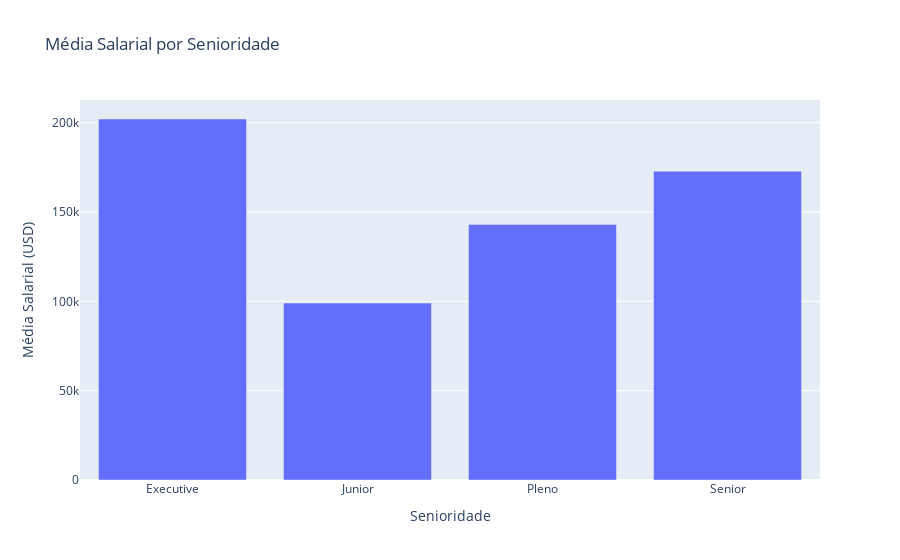

Notebook code cell kept with this figure:
### Code cell
df_agrupado = df_limpo.groupby('senioridade')['dolar'].mean().reset_index()
fig = px.bar(df_agrupado, x='senioridade', y='dolar',
             title='Média Salarial por Senioridade',
             labels={'dolar': 'Média Salarial (USD)', 'senioridade': 'Senioridade'})
fig.show()

### Figure 1 — Plotly figure (JSON) as saved in the notebook; plotly's stock layout.template omitted (floating-point values rounded to 4 significant figures)
{"data": [{"hovertemplate": "Senioridade=%{x}<br>Média Salarial (USD)=%{y}<extra></extra>", "legendgroup": "", "marker": {"color": "#636efa", "pattern": {"shape": ""}}, "name": "", "orientation": "v", "showlegend": false, "textposition": "auto", "type": "bar", "x": ["Executive", "Junior", "Pleno", "Senior"], "xaxis": "x", "y": [202000.0, 99030.0, 143000.0, 172900.0], "yaxis": "y"}], "layout": {"barmode": "relative", "legend": {"tracegroupgap": 0}, "title": {"text": "Média Salarial por Senioridade"}, "xaxis": {"anchor": "y", "domain": [0, 1], "title": {"text": "Senioridade"}}, "yaxis": {"anchor": "x", "domain": [0, 1], "title": {"text": "Média Salarial (USD)"}}}}
